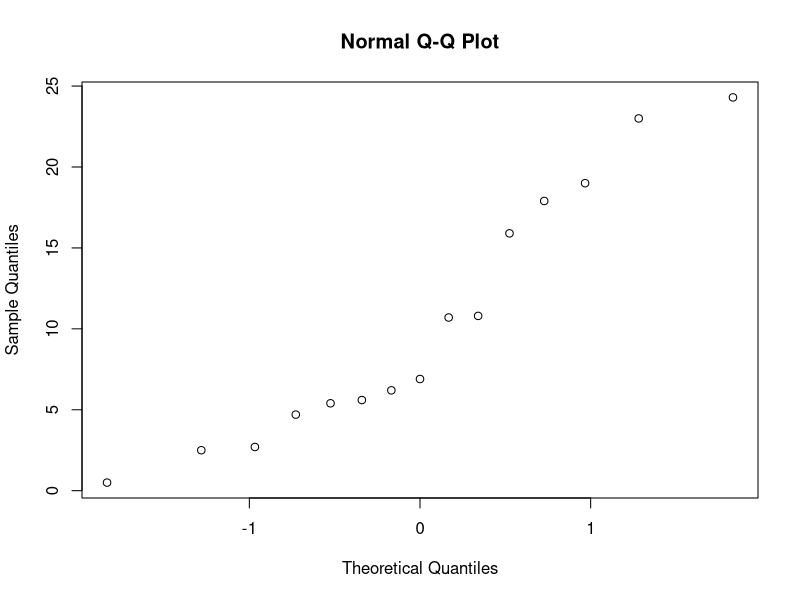
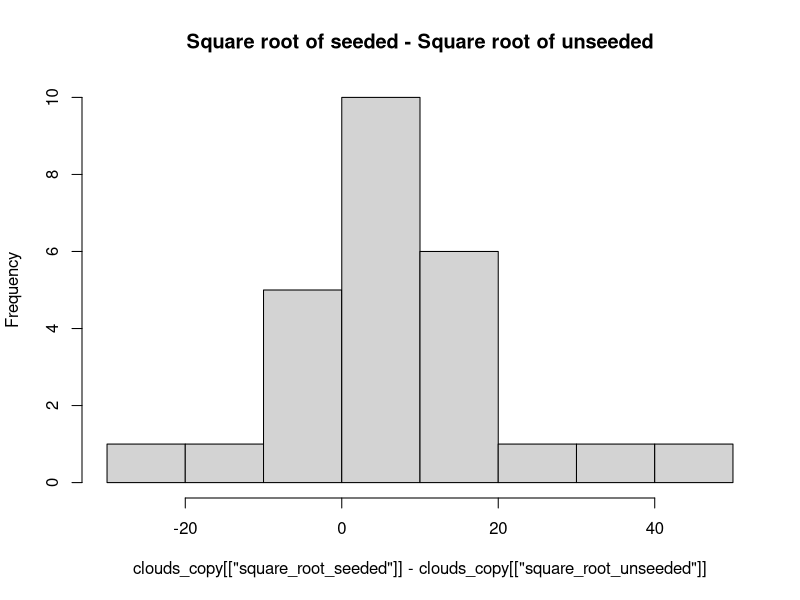
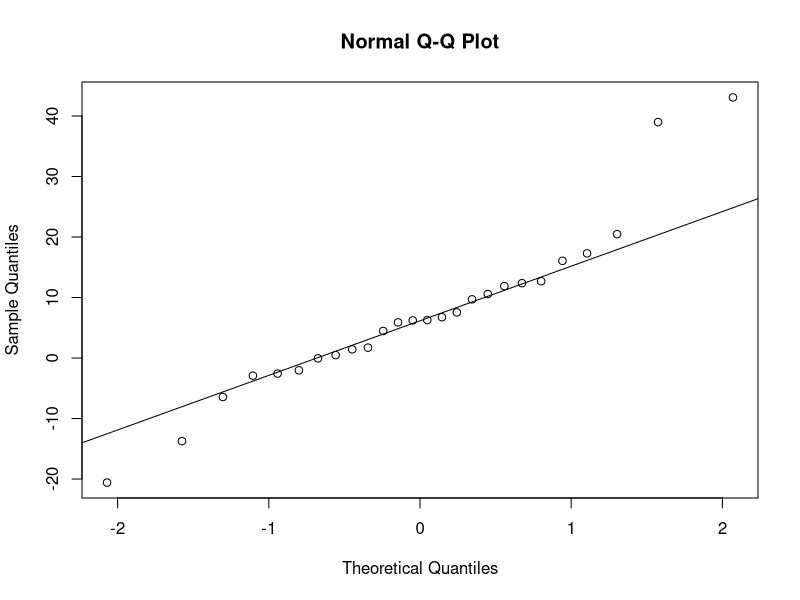
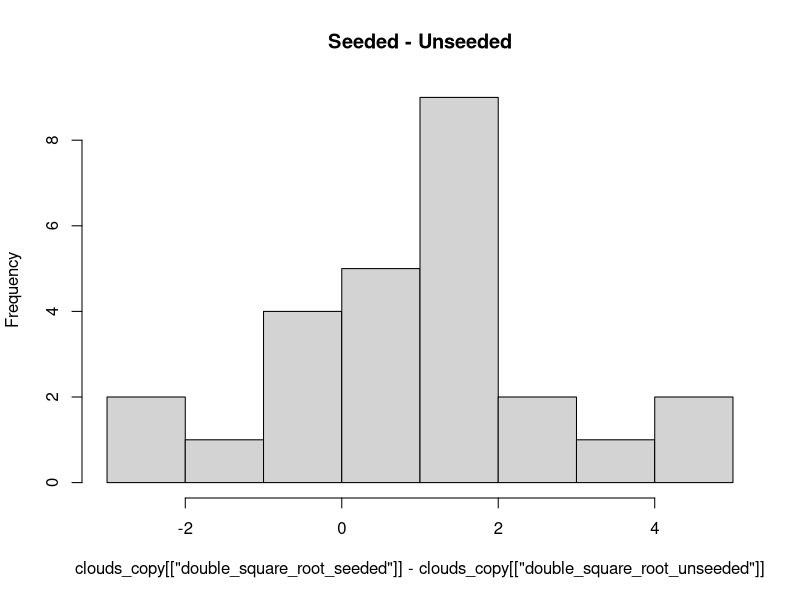
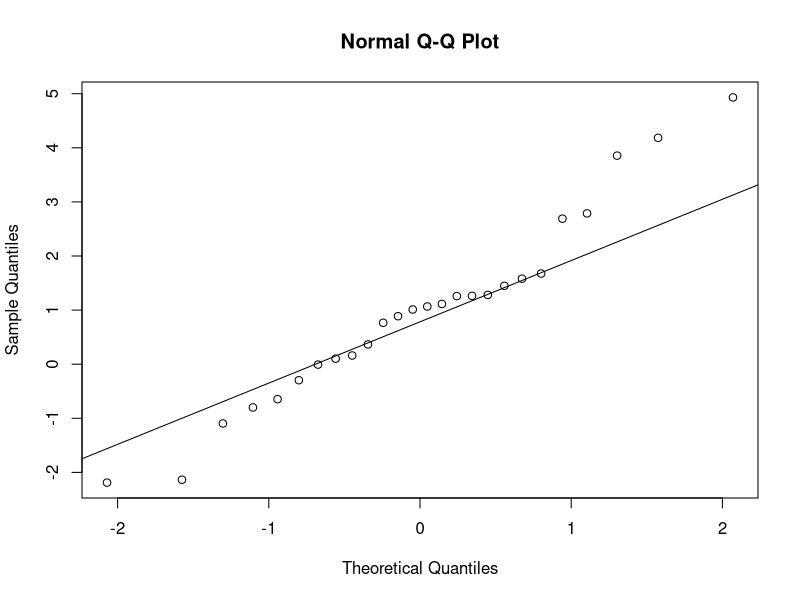
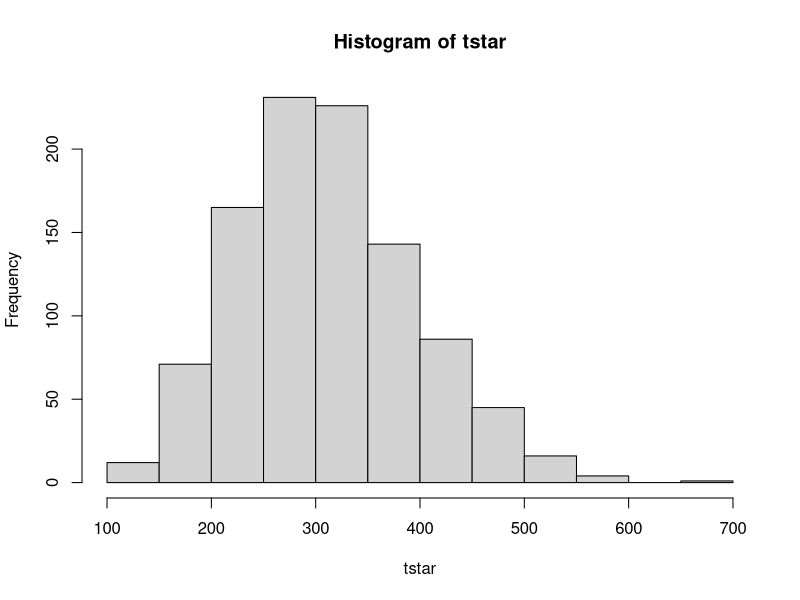
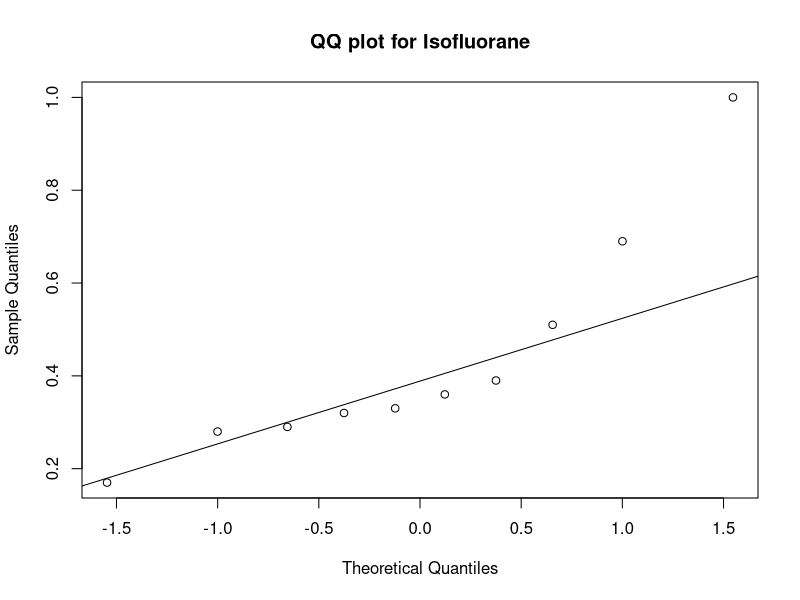
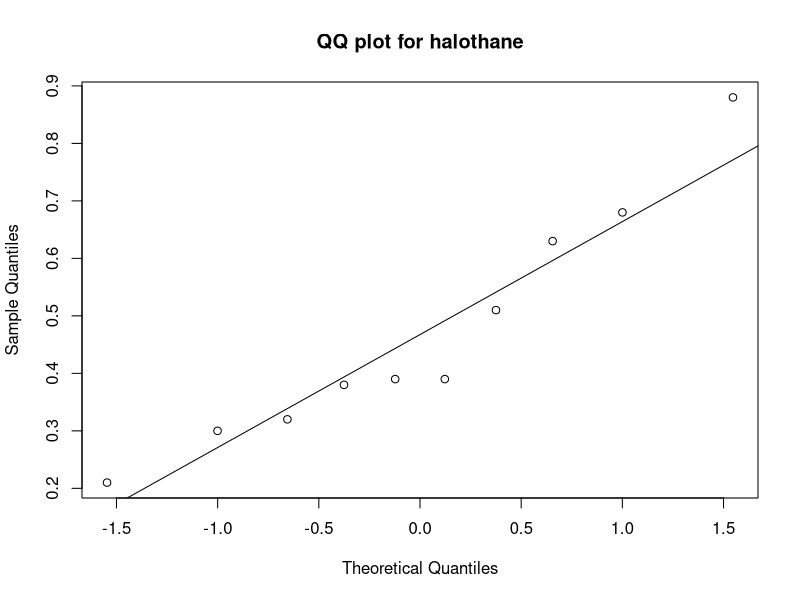

Write R code to recreate these figures, in order.
## ---- chunk 1
knitr::opts_chunk$set(echo = TRUE)
knitr::opts_chunk$set(out.width='150pt', out.height="125pt", fig.width=3, fig.height=2.5)
## ---- chunk 2
set.seed(1234)
## ---- chunk 3
waiting_times <- c(5.4, 17.9, 19.0, 0.5, 15.9, 2.7, 6.2, 2.5, 4.7, 6.9, 10.8, 24.3, 5.6, 23.0, 10.7)
mu <- mean(waiting_times)
sigma <- sd(waiting_times)
qqnorm(waiting_times)

## ---- chunk 4
shapiro.test(waiting_times)
## ---- chunk 5
n <- length(waiting_times)

alpha <- 0.015
za <- qnorm(1-alpha)
ci <- c(mu -(za/2)*(sigma/sqrt(n)), mu + (za/2)*(sigma/sqrt(n)))
print(ci)

## ---- chunk 6
za2 <- qnorm(1-alpha/2)
n_minimum <- (za2^2*sigma^2)/1
print(n_minimum)
## ---- chunk 7

B = 1000
Tstar = numeric(B)
for(i in 1:B){
  Xstar <- sample(waiting_times, replace = TRUE)
  Tstar[i] <- mean(Xstar)}
Tstar015 <- quantile(Tstar, 0.015)
Tstar985 <- quantile(Tstar, 0.985)
sum(Tstar <Tstar015)
boodstrap <- c(2*mu-Tstar985,2*mu-Tstar015)
print(boodstrap)
## ---- chunk 8
ttest = t.test(waiting_times,mu=15,alt="less")
print(ttest)
n = 10
binom.test(sum(waiting_times<15), n)
## ---- chunk 9
B=1000
n<-length(waiting_times)
psign<-numeric(B)
pttest<-numeric(B)
for(i in 1:B) {
  x = sample(waiting_times, replace = TRUE)
  pttest[i]<-t.test(x, mu=13)[[3]] ## extract p-value
  psign[i]<-binom.test(sum(x=13), n, p=0.5)[[3]]
}
sum(psign<0.05)/B
sum(pttest<0.05)/B

for(i in 1:B) {
  x = sample(waiting_times, replace = TRUE)
  pttest[i]<-t.test(x, mu=14)[[3]] ## extract p-value
  psign[i]<-binom.test(sum(x=14), n, p=0.5)[[3]]
}
sum(psign<0.05)/B
sum(pttest<0.05)/B
## ---- chunk 10
men <- c(0,0,0,1,1,1,1)
women <- c(0,0,1,1,1,1,1,1)
t.test(men, women)
## ---- chunk 11
clouds <- read.csv("clouds.txt", sep="")
t.test(clouds[1:26,1], clouds[1:26,2])
wilcox.test(clouds[1:26,1], clouds[1:26,2])
ks.test(clouds[1:26,1], clouds[1:26,2])
## ---- chunk 12
clouds <- read.csv("clouds.txt", sep="")
is.data.frame(clouds)
clouds_copy <- data.frame(clouds)
clouds_copy$square_root_seeded ='^'(clouds_copy$seeded,1/2)
clouds_copy$square_root_unseeded ='^'(clouds_copy$unseeded,1/2)
clouds_copy$double_square_root_seeded='^'(clouds_copy$square_root_seeded,1/2)
clouds_copy$double_square_root_unseeded='^'(clouds_copy$square_root_unseeded,1/2)
#View(clouds_copy)

## ---- chunk 13
# FOR NORMALITY CHECK
hist(clouds_copy[['square_root_seeded']] - clouds_copy[['square_root_unseeded']],main="Square root of seeded - Square root of unseeded")

## ---- chunk 14
# FOR NORMALITY CHECK
qqnorm(clouds_copy[['square_root_seeded']]-clouds_copy[['square_root_unseeded']]); qqline(clouds_copy[['square_root_seeded']]-clouds_copy[['square_root_unseeded']])
## ---- chunk 15
# T-test for two paired samples - root
t.test(clouds_copy[['square_root_seeded']],clouds_copy[['square_root_unseeded']],paired=TRUE)

## ---- chunk 16
## Mann-Whitnney Test
wilcox.test(clouds_copy[['square_root_seeded']],clouds_copy[['square_root_unseeded']])
## ---- chunk 17
## kolmogorov - smirnov Test
ks.test(clouds_copy[['square_root_seeded']],clouds_copy[['square_root_unseeded']])
# p-value is less than 0.05 therefore, H0  rejected

## ---- chunk 18
# FOR NORMALITY CHECK
hist(clouds_copy[['double_square_root_seeded']]-clouds_copy[['double_square_root_unseeded']],main='Seeded - Unseeded')

## ---- chunk 19
# FOR NORMALITY CHECK
qqnorm(clouds_copy[['double_square_root_seeded']]-clouds_copy[['double_square_root_unseeded']])
qqline(clouds_copy[['double_square_root_seeded']]-clouds_copy[['double_square_root_unseeded']])
## ---- chunk 20
# T-test for two paired samples - double root
t.test(clouds_copy[['double_square_root_seeded']],clouds_copy[['double_square_root_unseeded']],paired=TRUE)
## ---- chunk 21
## Mann-Whitnney Test
wilcox.test(clouds_copy[['double_square_root_seeded']],clouds_copy[['double_square_root_unseeded']])
## ---- chunk 22
## kolmogorov - smirnov Test
ks.test(clouds_copy[['double_square_root_seeded']],clouds_copy[['double_square_root_unseeded']])

## ---- chunk 23
#Calculate the  mean
mean_estimator = mean(clouds$seeded)
std_dev_estimator = sd(clouds$seeded)
n = 26
sqrt(n)
t_0.025 = 2.05954 
c_i_lower = mean_estimator - t_0.025*std_dev_estimator/sqrt(n)
c_i_upper = mean_estimator + t_0.025*std_dev_estimator/sqrt(n)
c_i_lower
c_i_upper

## ---- chunk 24
t.test(clouds[['seeded']],mu = 0)
estimator_lambda = 1/mean_estimator
ci_lower = 1/704.8432
ci_upper = 1/179.1260
estimator_lambda
ci_lower
ci_upper
## ---- chunk 25
T = median(clouds[['seeded']])
T
B=1000
tstar=numeric(B)
n=26

for (i in 1:B){
  xstar=rexp(n,estimator_lambda)
  tstar[i]=median(xstar)}
hist(tstar)


## ---- chunk 26
pl=sum(tstar<T)/B; pr=sum(tstar>T)/B; p=2*min(pl,pr)
pl;pr;p
## ---- chunk 27
## kolmogorov - smirnov Test
ks.test(x = clouds[['seeded']], y = "pexp", rate = estimator_lambda)
## ---- chunk 28
# Left tailed
# null hypothesis : median >= 300
# Alternate : median < 300
n = 26
x = sum(clouds[['seeded']] < 300 )
x
binom.test(x,n,p=0.5)
## ---- chunk 29
num_less_30 = sum(clouds[['seeded']] < 30 )
n=26
binom.test(num_less_30,n,p=0.25,alternative="less")
## ---- chunk 30
dogs <- read.csv("dogs.txt", sep="")
is.data.frame(dogs)
## ---- chunk 31
# FOR NORMALITY CHECK
qqnorm(dogs[,1], main="QQ plot for Isofluorane"); qqline(dogs[,1])
## ---- chunk 32
shapiro.test(dogs[,1])
## ---- chunk 33
qqnorm(dogs[,2], main="QQ plot for halothane"); qqline(dogs[,2])

## ---- chunk 34
shapiro.test(dogs[,2])
## ---- chunk 35
qqnorm(dogs[,3],main = "QQ plot for cyclopropane"); qqline(dogs[,3])
## ---- chunk 36
shapiro.test(dogs[,3])
## ---- chunk 37
## correlation isofluorane and halothane
cor.test(dogs[['isofluorane']],dogs[['halothane']],method="spearman")

## ---- chunk 38
qqnorm(dogs[,1]-dogs[,2] , main = "QQ plot for (Isofluorane - Halothane)")
qqline(dogs[,1]-dogs[,2])
## ---- chunk 39
shapiro.test(dogs[,1]-dogs[,2])
## ---- chunk 40
t.test(dogs[,1],dogs[,2],paired=TRUE)
## ---- chunk 41
boxplot(dogs[,1],dogs[,2],names=c("isoflurane","halothane"))

## ---- chunk 42
mystat=function(x,y) {mean(x-y)}
B=1000; tstar=numeric(B)
for (i in 1:B) {
  dogstar=t(apply(cbind(dogs[,1],dogs[,2]),1,sample))
  tstar[i]=mystat(dogstar[,1],dogstar[,2]) }

myt=mystat(dogs[,1],dogs[,2])
#myt
hist(tstar)

## ---- chunk 43
pl=sum(tstar<myt)/B
pr=sum(tstar>myt)/B
p=2*min(pl,pr)
p
## ---- chunk 44
dogsframe=data.frame(yield=as.vector(as.matrix(dogs)),variety=factor(rep(1:3,each=10)))

is.factor(dogsframe$variety); is.numeric(dogsframe$variety)

dogsanova=lm(yield~variety,data=dogsframe)
anova(dogsanova)
## ---- chunk 45
qqnorm(residuals(dogsanova),main = "QQ plot of estimated erros") 
## ---- chunk 46
plot(fitted(dogsanova),residuals(dogsanova))
## ---- chunk 47

#isoflurane
mean(dogs[,1])
#halothane
mean(dogs[,2])
#cyclopropane
mean(dogs[,3])

## ---- chunk 48
kruskal.test(yield~variety,data=dogsframe)
## ---- chunk 49
data=read.table(file="hemoglobin.txt",header=TRUE)
data_random = data[sample(nrow(data)),]
## ---- chunk 50
aov_model = aov(hemoglobin ~ rate * method, data=data_random)
summary(aov_model)
## ---- chunk 51
rate_3 = subset(data_random, rate==3)
rate_3_A = subset(rate_3, method=="A")
mean = mean(rate_3_A$hemoglobin)
print(paste0("Mean of rate 3 method A: ", mean))
## ---- chunk 52
rate_1 = subset(data_random, rate==1)
rate_2 = subset(data_random, rate==2)
rate_4 = subset(data_random, rate==4)

mean_1 = mean(rate_4$hemoglobin)
mean_2 = mean(rate_4$hemoglobin)
mean_3 = mean(rate_4$hemoglobin)
mean_4 = mean(rate_4$hemoglobin)

print(paste0("Mean of rate 1: ", mean_1))
print(paste0("Mean of rate 2: ", mean_2))
print(paste0("Mean of rate 3: ", mean_3))
print(paste0("Mean of rate 4: ", mean_4))
## ---- chunk 53
anova_one = aov(hemoglobin ~ rate, data=data_random)
summary(anova_one)
## ---- chunk 54
cream <- read.csv("cream.txt", sep="")
is.vector(cream$acidity)

cream$batch = as.factor(cream$batch)
cream$position = as.factor(cream$position)
cream$starter = as.factor(cream$starter)

creamanov = lm(acidity~batch+position+starter,data=cream)
anova(creamanov)
summary(creamanov)
## ---- chunk 55
creamanov = lm(acidity~batch+starter,data=cream)
anova(creamanov)
summary(creamanov)
## ---- chunk 56
friedman.test(cream$acidity, cream$batch, cream$starter,data=cream)
## ---- chunk 57
library(lme4)
creamlmer = lmer(acidity~(1|batch)+starter,data=cream, REML=FALSE)
summary(creamlmer)
creamlmer1 = lmer(acidity~(1|batch),data=cream, REML=FALSE)
anova(creamlmer, creamlmer1)
